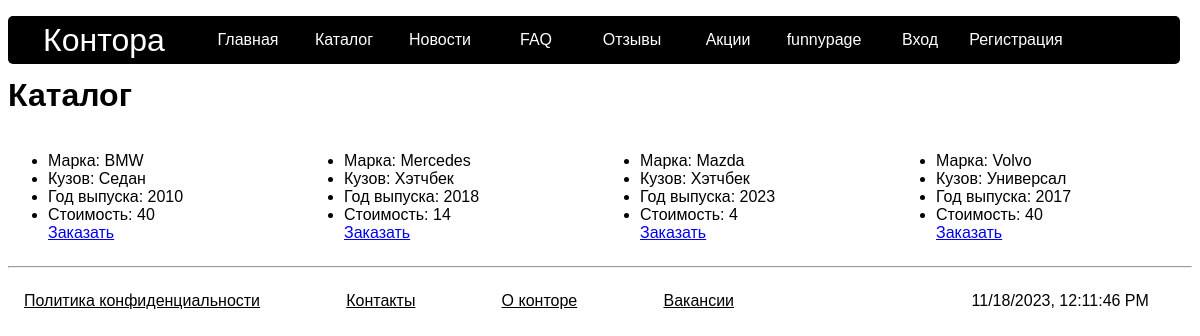
/catalog, run on the app's committed database.
### mainapp/models.py (models this page shows, shortened)
class CarModel(models.Model):
    SEDAN = "Седан"
    CROSS = "Кроссовер"
    COUPE = "Купе"
    STATION_WAGON = "Универсал"
    SPORT = "Спорт"
    HATCHBACK = "Хэтчбек"
    CONVERTIBLE = "Кабриолет"
    MINIVAN = "Минивэн"
    BODY_CHOICES = [
        (SEDAN, "Седан"),
        (CROSS, "Кроссовер"),
        (STATION_WAGON, "Универсал"),
        (SPORT, "Седан"),
        (HATCHBACK, "Хэтчбек"),
        (CONVERTIBLE, "Кабриолет"),
        (MINIVAN, "Минивэн"),
        (COUPE, "Купе"),
    ]
    BMW = "BMW"
    MERCEDES = "Mercedes"
    AUDI = "Audi"
    MAZDA = "Mazda"
    VOLVO = "Volvo"
    BRAND_CHOICES = [
        (BMW, 'BMW'),
        (MERCEDES, 'Mercedes'),
        (AUDI,"Audi"),
        (MAZDA, "Mazda"),
        (VOLVO, "Volvo")
    ]
    body = models.CharField(max_length=20, choices=BODY_CHOICES)
    price = models.BigIntegerField(default=40, null=True)
    car_price = models.BigIntegerField(default=10000, null=True)
    id = models.AutoField(primary_key=True)
    brand = models.CharField(max_length=20, choices=BRAND_CHOICES)
    year = models.IntegerField(validators=[MaxValueValidator(2023), MinValueValidator(2010)])
    usageCount = models.IntegerField(default=0)

### mainapp/views.py (the view)
# urls.py: path("catalog", views.catalog),
def catalog(request: HttpRequest):
    if request.method == "GET":
        lst = []
        for carModel in CarModel.objects.all():
            if AutoModel.objects.filter(status=AutoModel.FREE, carModel=carModel):
                lst.append(carModel)
        return render(request, "catalog.html", {"models": lst})

### mainapp/templates/catalog.html (shortened to what this page needs)
{% extends "base.html" %}
{% block content %}
<h1>Каталог</h1>
<div class="catalog-grid">
    {%for model in models%}
    <div>
        <ul>
            <li>Марка: {{model.brand}}</li>
            <li>Кузов: {{model.body}}</li>
            <li>Год выпуска: {{model.year}}</li>
            <li>Стоимость: {{model.price}}</li>
            <a href="order?id={{model.id}}">Заказать</a>
        </ul>
    </div>
    {%endfor%}
</div>
{% endblock content %}

### mainapp/static/css/globals.css (style rules this page uses)
* { font-family: Helvetica, sans-serif; }
body { overflow-x: hidden; }
.catalog-grid { display: grid; grid-template-columns: 1fr 1fr 1fr 1fr; }

### data on the page
CarModel: brand "BMW", body "Седан", year "2010", price "40"
CarModel: brand "Mercedes", body "Хэтчбек", year "2018", price "14"
CarModel: brand "Mazda", body "Хэтчбек", year "2023", price "4"
CarModel: brand "Volvo", body "Универсал", year "2017", price "40"
